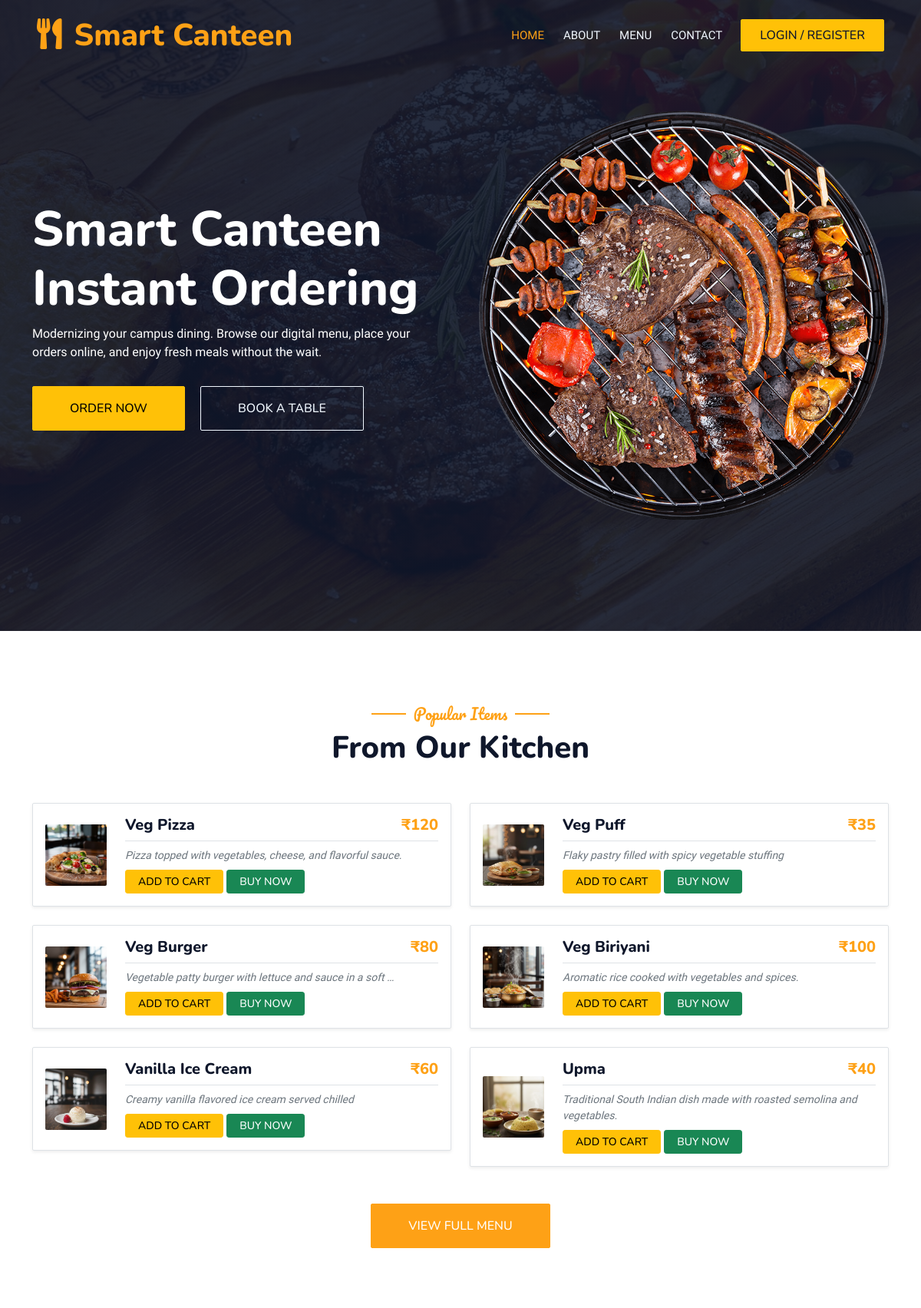
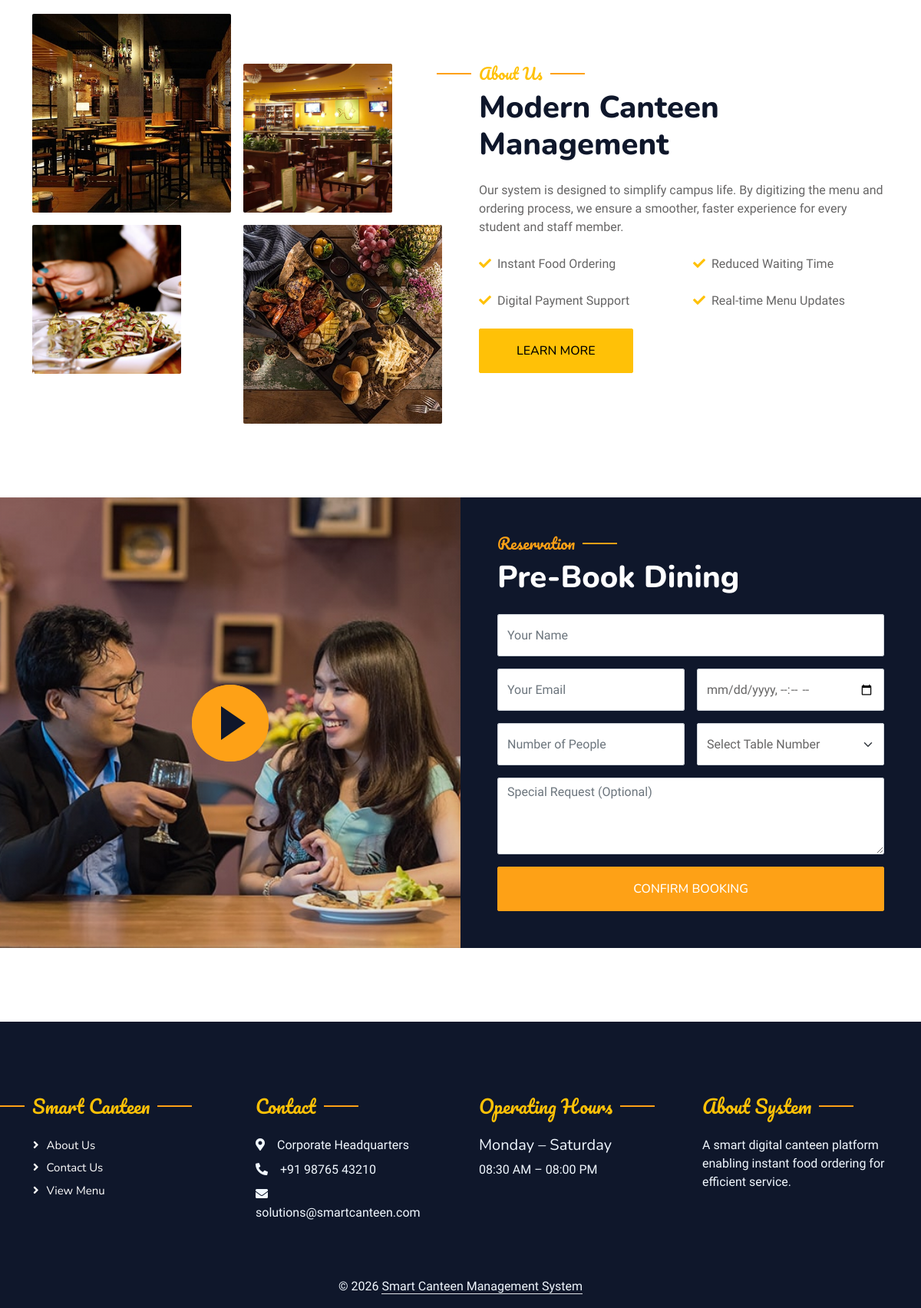
The app's page /UserApp/Home/ with its own data (2 pictures, top to bottom).
### AdminApp/models.py (models this page shows)
class Food(models.Model):
    category = models.ForeignKey(Category, on_delete=models.CASCADE, related_name="foods")
    food_name = models.CharField(max_length=150, blank=True, null=True)
    price = models.IntegerField(blank=True, null=True)
    food_image = models.ImageField(upload_to="foods/", blank=True, null=True)
    description = models.TextField(max_length=200, blank=True, null=True)
    AVAILABILITY_CHOICES = (
        ('Available', 'Available'),
        ('Out of Stock', 'Out of Stock'),
    )
    availability = models.CharField(
        max_length=20,
        choices=AVAILABILITY_CHOICES,
        default='Available'
    )
    prebook_only = models.BooleanField(default=False)
    created_at = models.DateTimeField(auto_now_add=True)
    updated_at = models.DateTimeField(auto_now=True)

### UserApp/views.py (the view)
# urls.py: path('Home/', views.user_home, name='user_home'),
def user_home(request):
    categories = Category.objects.all()
    foods = Food.objects.filter(availability="Available").order_by('-id')[:6]
    cart_count = 0
    if request.user.is_authenticated:
        cart_count = Cart.objects.filter(user=request.user).count()
    return render(request, 'Home.html', {
        'categories': categories,
        'foods': foods,
        'cart_count': cart_count,
    })

### UserApp/templates/Home.html (shortened to what this page needs)
<!DOCTYPE html>
{% load static %}
<html lang="en">
<head>
    <link href="https://cdnjs.cloudflare.com/ajax/libs/font-awesome/5.10.0/css/all.min.css" rel="stylesheet">
    <link href="https://cdn.jsdelivr.net/npm/bootstrap-icons@1.4.1/font/bootstrap-icons.css" rel="stylesheet">
    <link href="{% static 'web/lib/animate/animate.min.css' %}" rel="stylesheet">
    <link href="{% static 'web/lib/owlcarousel/assets/owl.carousel.min.css' %}" rel="stylesheet">
    <link href="{% static 'web/lib/tempusdominus/css/tempusdominus-bootstrap-4.min.css' %}" rel="stylesheet" />
    <link href="{% static 'web/css/bootstrap.min.css' %}" rel="stylesheet">
    <link href="{% static 'web/css/style.css' %}" rel="stylesheet">
</head>
<body>
    <div class="container-xxl bg-white p-0">
        <div class="container-xxl position-relative p-0">
        <nav class="navbar navbar-expand-lg navbar-dark bg-dark px-4 px-lg-5 py-3 py-lg-0">
    <a href="{% url 'user_home' %}" class="navbar-brand p-0">
        <h1 class="text-primary m-0"><i class="fa fa-utensils me-3"></i>Smart Canteen</h1>
    </a>
    <div class="collapse navbar-collapse" id="navbarCollapse">
        <div class="navbar-nav ms-auto py-0 pe-4">
            <a href="{% url 'user_home' %}" class="nav-item nav-link active">Home</a>
            <a href="{% url 'about_page' %}" class="nav-item nav-link">About</a>
            <a href="{% url 'menu'%}" class="nav-item nav-link">Menu</a>
            <a href="{% url 'contact_page' %}" class="nav-item nav-link">Contact</a>
        </div>
        <div class="d-flex align-items-center">
            <div class="dropdown">
            {% if request.user.is_authenticated %}
                <button class="btn btn-warning dropdown-toggle text-dark" type="button" data-bs-toggle="dropdown">
                    Hi, {{ request.user.username }}
                </button>
                <ul class="dropdown-menu">
                    {% if request.user.is_staff %}
                    <li><a class="dropdown-item" href="{% url 'admin_dashboard' %}">Admin Panel</a></li>
                    <li><hr class="dropdown-divider"></li>
                    {% endif %}
                    <li><a class="dropdown-item" href="{% url 'user_logout' %}">Logout</a></li>
                </ul>
            {% else %}
                <a href="{% url 'signin_signup' %}" class="btn btn-warning py-2 px-4 text-dark">Login / Register</a>
            {% endif %}
            </div>
        </div>
    </div>
</nav>
            <div class="container-xxl py-5 bg-dark hero-header mb-5">
                <div class="container my-5 py-5">
                    <div class="row align-items-center g-5">
                        <div class="col-lg-6 text-center text-lg-start">
                            <h1 class="display-3 text-white animated slideInLeft">Smart Canteen<br>Instant Ordering</h1>
                            <p class="text-white animated slideInLeft mb-4 pb-2">Modernizing your campus dining. Browse our digital menu, place your orders online, and enjoy fresh meals without the wait.</p>
                            <a href="{% url 'menu' %}" class="btn btn-warning py-sm-3 px-sm-5 me-3 animated slideInLeft">Order Now</a>
                            <a href="#booking-section" class="btn btn-outline-light py-sm-3 px-sm-5 animated slideInLeft">Book a Table</a>
                        </div>
                        <div class="col-lg-6 text-center text-lg-end overflow-hidden">
                            <img class="img-fluid" src="{% static 'web/img/hero.png' %}" alt="">
                        </div>
                    </div>
                </div>
            </div>
        </div>
        <div class="container-xxl py-5">
            <div class="container">
                <div class="text-center wow fadeInUp" data-wow-delay="0.1s">
                    <h5 class="section-title ff-secondary text-center text-primary fw-normal">Popular Items</h5>
                    <h1 class="mb-5">From Our Kitchen</h1>
                </div>
                <div class="row g-4">
                    {% for food in foods %}
                    <div class="col-lg-6 wow fadeInUp" data-wow-delay="0.1s">
                        <div class="d-flex align-items-center border rounded p-3 shadow-sm bg-white">
                            <img class="flex-shrink-0 img-fluid rounded"
                                 src="{{ food.food_image.url }}"
                                 alt="" style="width: 80px; height: 80px; object-fit: cover;">
                            <div class="w-100 d-flex flex-column text-start ps-4">
                                <h5 class="d-flex justify-content-between border-bottom pb-2">
                                    <span>{{ food.food_name }}</span>
                                    <span class="text-primary">₹{{ food.price }}</span>
                                </h5>
                                <small class="fst-italic text-muted">{{ food.description|truncatewords:10 }}</small>
                                <div class="mt-2">
                                     <a href="{% url 'add_to_cart' food.id %}" class="btn btn-warning btn-sm px-3">Add to Cart</a>
                                    <a href="{% url 'buy_now' food.id %}" class="btn btn-success btn-sm px-3">BUY NOW</a>
                                </div>
                            </div>
                        </div>
                    </div>
                    {% endfor %}
                </div>
                <div class="text-center mt-5">
                    <a href="{% url 'menu' %}" class="btn btn-primary py-3 px-5">View Full Menu</a>
                </div>
            </div>
        </div>
        <div class="container-xxl py-5">
            <div class="container">
                <div class="row g-5 align-items-center">
                    <div class="col-lg-6">
                        <div class="row g-3">
                            <div class="col-6"><img class="img-fluid rounded w-100 wow zoomIn" data-wow-delay="0.1s" src="{% static 'web/img/about-1.jpg' %}"></div>
                            <div class="col-6 d-flex align-items-end"><img class="img-fluid rounded w-75 wow zoomIn" data-wow-delay="0.3s" src="{% static 'web/img/about-2.jpg' %}" style="margin-top: 25%;"></div>
                            <div class="col-6 d-flex align-items-start"><img class="img-fluid rounded w-75 wow zoomIn" data-wow-delay="0.5s" src="{% static 'web/img/about-3.jpg' %}"></div>
                            <div class="col-6"><img class="img-fluid rounded w-100 wow zoomIn" data-wow-delay="0.7s" src="{% static 'web/img/about-4.jpg' %}"></div>
                        </div>
                    </div>
                    <div class="col-lg-6">
                        <h5 class="section-title ff-secondary text-warning fw-normal">About Us</h5>
                        <h1 class="mb-4">Modern Canteen Management</h1>
                        <p class="mb-4">Our system is designed to simplify campus life. By digitizing the menu and ordering process, we ensure a smoother, faster experience for every student and staff member.</p>
                        <div class="row g-4 mb-4">
                            <div class="col-sm-6"><p class="mb-0"><i class="fa fa-check text-warning me-2"></i>Instant Food Ordering</p></div>
                            <div class="col-sm-6"><p class="mb-0"><i class="fa fa-check text-warning me-2"></i>Reduced Waiting Time</p></div>
                            <div class="col-sm-6"><p class="mb-0"><i class="fa fa-check text-warning me-2"></i>Digital Payment Support</p></div>
                            <div class="col-sm-6"><p class="mb-0"><i class="fa fa-check text-warning me-2"></i>Real-time Menu Updates</p></div>
                        </div>
                        <a href="{% url 'about_page' %}" class="btn btn-warning py-3 px-5">Learn More</a>
                    </div>
                </div>
            </div>
        </div>
        <div id="booking-section" class="container-xxl py-5 px-0 wow fadeInUp" data-wow-delay="0.1s">
            <div class="row g-0">
                <div class="col-md-6">
                    <div class="video">
                        <button type="button" class="btn-play" data-bs-toggle="modal" data-src="https://www.youtube.com/embed/DWRcNpR6Kdc" data-bs-target="#videoModal">
                            <span></span>
                        </button>
                    </div>
                </div>
                <div class="col-md-6 bg-dark d-flex align-items-center">
                    <div class="p-5 wow fadeInUp" data-wow-delay="0.2s">
                        <h5 class="section-title ff-secondary text-start text-primary fw-normal">Reservation</h5>
                        <h1 class="text-white mb-4">Pre-Book Dining</h1>
                        <form action="{% url 'book_table' %}" method="POST">
                            <div class="row g-3">
                                <div class="col-md-12">
                                    <input type="text" name="name" class="form-control" placeholder="Your Name" required style="height: 55px;">
                                </div>
                                <div class="col-md-6">
                                    <input type="email" name="email" class="form-control" placeholder="Your Email" required style="height: 55px;">
                                </div>
                                <div class="col-md-6">
                                    <input type="datetime-local" name="datetime" class="form-control" required style="height: 55px;">
                                </div>
                                <div class="col-md-6">
                                    <input type="number" name="people" class="form-control" id="people" placeholder="Number of People" min="1" max="20" required style="height: 55px;">
                                </div>
                                <div class="col-md-6">
                                    <select name="table_number" class="form-select bg-white" required style="height: 55px;">
                                        <option value="" selected disabled>Select Table Number</option>
                                    </select>
                                </div>
                                <div class="col-12">
                                    <textarea name="special_request" class="form-control" placeholder="Special Request (Optional)" style="height: 100px"></textarea>
                                </div>
                                <div class="col-12">
                                    <button class="btn btn-primary w-100 py-3" type="submit">CONFIRM BOOKING</button>
                                </div>
                            </div>
                        </form>
                    </div>
                </div>
            </div>
        </div>
        <div class="container-fluid bg-dark text-light footer pt-5 mt-5 wow fadeIn" data-wow-delay="0.1s">
            <div class="container py-5">
                <div class="row g-5">
                    <div class="col-lg-3 col-md-6">
                        <h4 class="section-title ff-secondary text-warning fw-normal mb-4">Smart Canteen</h4>
                        <a class="btn btn-link" href="{% url 'about_page' %}">About Us</a>
                        <a class="btn btn-link" href="{% url 'contact_page' %}">Contact Us</a>
                        <a class="btn btn-link" href="{% url 'menu' %}">View Menu</a>
                    </div>
                    <div class="col-lg-3 col-md-6">
                        <h4 class="section-title ff-secondary text-start text-warning fw-normal mb-4">Contact</h4>
                        <p class="mb-2"><i class="fa fa-map-marker-alt me-3"></i>Corporate Headquarters</p>
                        <p class="mb-2"><i class="fa fa-phone-alt me-3"></i>+91 98765 43210</p>
                        <p class="mb-2"><i class="fa fa-envelope me-3"></i>solutions@smartcanteen.com</p>
                    </div>
                    <div class="col-lg-3 col-md-6">
                        <h4 class="section-title ff-secondary text-start text-warning fw-normal mb-4">Operating Hours</h4>
                        <h5 class="text-light fw-normal">Monday – Saturday</h5>
                        <p>08:30 AM – 08:00 PM</p>
                    </div>
                    <div class="col-lg-3 col-md-6">
                        <h4 class="section-title ff-secondary text-start text-warning fw-normal mb-4">About System</h4>
                        <p>A smart digital canteen platform enabling instant food ordering for efficient service.</p>
                    </div>
                </div>
            </div>
            <div class="container text-center py-3">
                &copy; 2026 <span class="border-bottom">Smart Canteen Management System</span>
            </div>
        </div>
    </div>
</body>
</html>

### records on screen
Food: food_image (picture), food_name "Veg Pizza", price "120", description "Pizza topped with vegetables, cheese, and flavorful sauce."
Food: food_image (picture), food_name "Veg Puff", price "35", description "Flaky pastry filled with spicy vegetable stuffing"
Food: food_image (picture), food_name "Veg Burger", price "80", description "Vegetable patty burger with lettuce and sauce in a soft …"
Food: food_image (picture), food_name "Veg Biriyani", price "100", description "Aromatic rice cooked with vegetables and spices."
Food: food_image (picture), food_name "Vanilla Ice Cream", price "60", description "Creamy vanilla flavored ice cream served chilled"
Food: food_image (picture), food_name "Upma", price "40", description "Traditional South Indian dish made with roasted semolina and vegetables."
